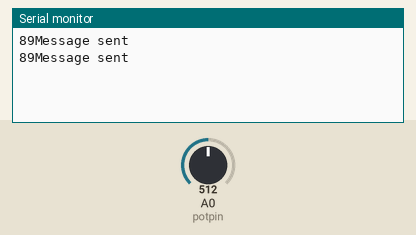
A sketch run on a simulated Arduino Uno, built with avr-gcc and run on an emulated ATmega328P. On the bench: the last lines printed to the serial monitor. Inputs (shaded band) come from the test bench; at power-on: A0 (potpin) = 512. No radio packets arrive unless stated.

Above: at 1.8 s.
1.9 s: A0 (potpin) set to 716
At 2.8 s:
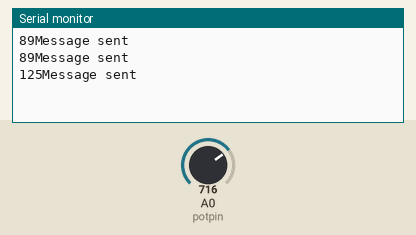
3.4 s: A0 (potpin) set to 900
At 4.8 s:
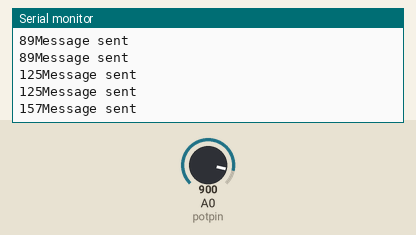
Timing chart, 0 to 6.4 s (numbered marks = the images above; inputs shaded):
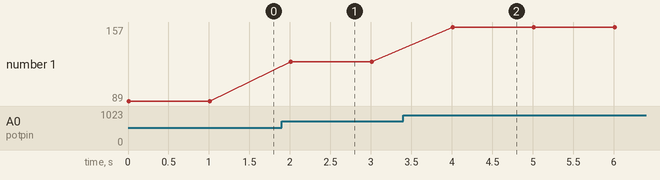

The sketch:

ArdSensorServo.ino
```cpp
#include <RF24Network.h>
#include <RF24.h>
#include <SPI.h>
#include <Servo.h>
RF24 radio(9, 10);
RF24Network network(radio);
const uint16_t this_node = 1;
const uint16_t parent_node = 0;
const unsigned long interval = 1000;
struct message_1 {
  float potenciometro;
 };
message_1 message;
Servo myservo;
int potpin = 0;
int val;
RF24NetworkHeader header(parent_node);
void setup(void)
{
  Serial.begin(9600);
  SPI.begin();
  radio.begin();
  delay(5);
  network.begin(90, this_node);
}
void loop() {
  network.update();
  val = analogRead(potpin);
  val = map(val, 0, 1023, 0, 179);
 header.type = '1';


    message = (message_1){val };
Serial.print(val);
    if (network.write(header, &message, sizeof(message))) {
      Serial.print("Message sent\n");
    } else {
      Serial.print("Could not send message\n");
    }
    delay(interval);
}
```

Measured:
- after the input at 1.9 s, the serial monitor: prints a new line after 0.11 s (image 1)
- after the input at 3.4 s, the serial monitor: prints a new line after 0.61 s (image 2)
- plotted number 1: 89 → 125 after the input at 1.9 s, 125 → 157 after the input at 3.4 s
